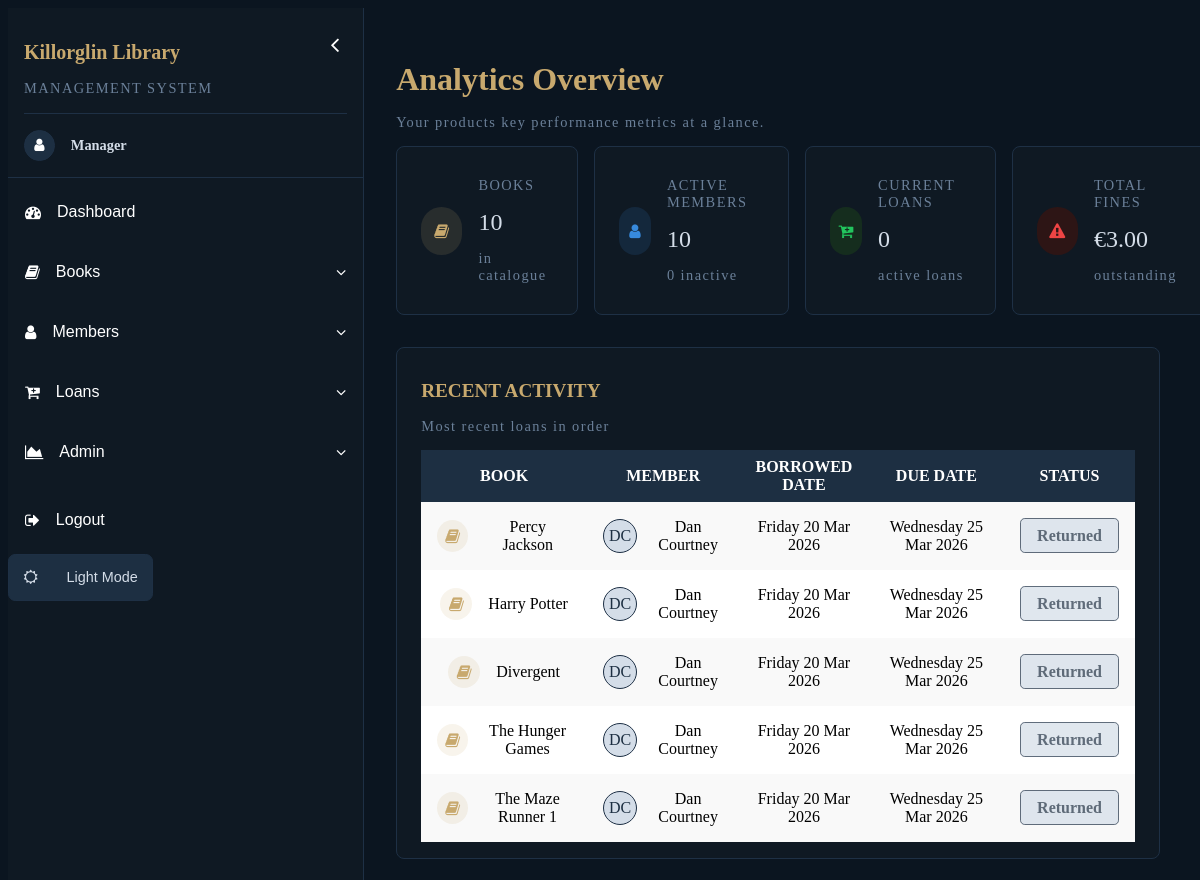
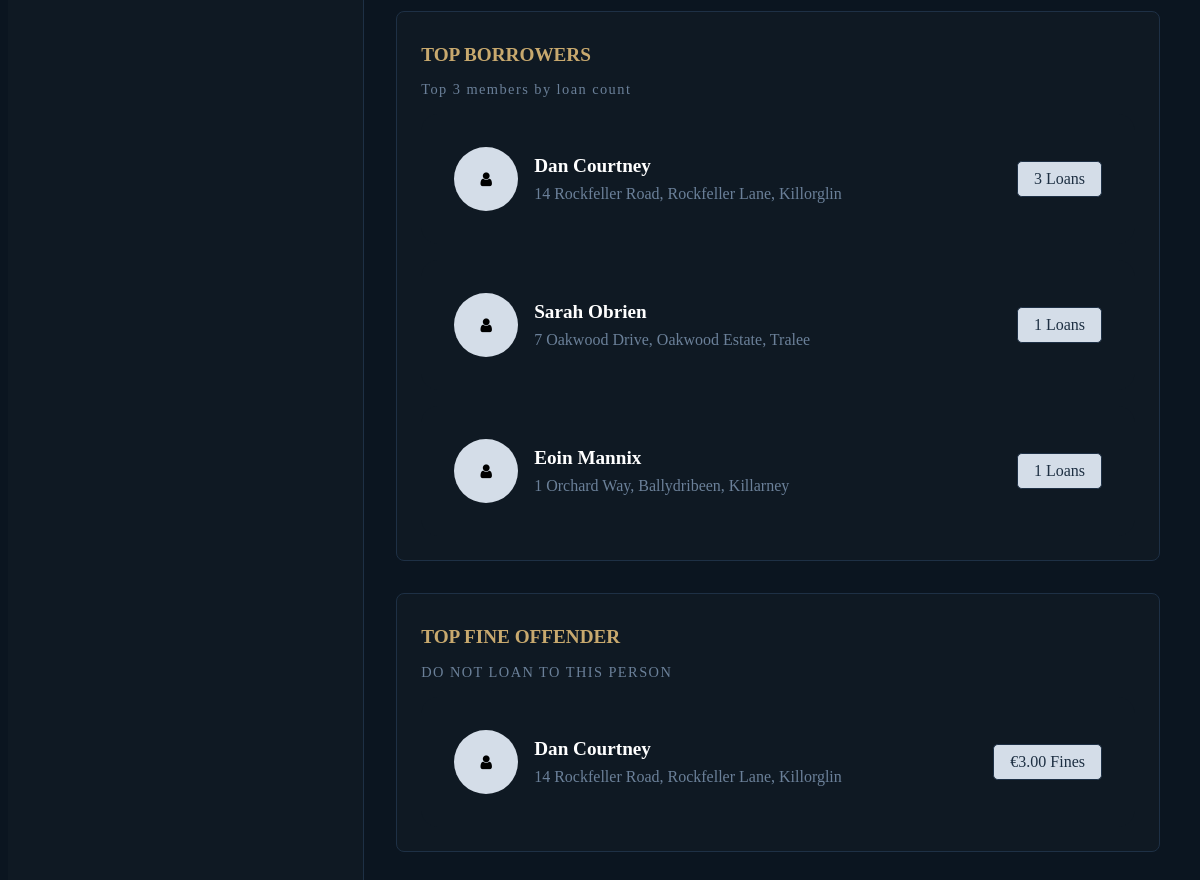
/index.php (signed in), run on the app's committed database (2 pictures, top to bottom).
### tables this page shows
CREATE TABLE `Loans` (
  `LoanID` tinyint(4) NOT NULL AUTO_INCREMENT,
  `LoanDate` date NOT NULL,
  `DueDate` date NOT NULL,
  `MemberID` tinyint(3) NOT NULL,
  PRIMARY KEY (`LoanID`),
  KEY `fk_loans_members` (`MemberID`),
  CONSTRAINT `fk_loans_members` FOREIGN KEY (`MemberID`) REFERENCES `Members` (`MemberID`)
);

CREATE TABLE `Books` (
  `BookID` tinyint(3) NOT NULL AUTO_INCREMENT,
  `Title` varchar(30) NOT NULL,
  `Author` varchar(25) NOT NULL,
  `Description` varchar(30) NOT NULL,
  `ISBN` char(17) NOT NULL,
  `Genre` varchar(20) NOT NULL,
  `Publisher` varchar(25) NOT NULL,
  `PublicationDate` date DEFAULT NULL,
  `Status` enum('A','U') NOT NULL DEFAULT 'A',
  PRIMARY KEY (`BookID`),
  UNIQUE KEY `ISBN` (`ISBN`)
);

CREATE TABLE `Members` (
  `MemberID` tinyint(3) NOT NULL AUTO_INCREMENT,
  `FirstName` varchar(30) NOT NULL,
  `LastName` varchar(30) NOT NULL,
  `DOB` date NOT NULL,
  `Phone` varchar(12) NOT NULL,
  `Email` varchar(40) NOT NULL,
  `AddressLine1` varchar(30) NOT NULL,
  `AddressLine2` varchar(30) DEFAULT NULL,
  `City` varchar(30) NOT NULL,
  `County` varchar(10) NOT NULL,
  `Eircode` char(7) NOT NULL,
  `RegistrationDate` date NOT NULL,
  `Status` enum('A','I') DEFAULT 'A',
  PRIMARY KEY (`MemberID`)
);

### index.php (the view, shortened to what the rows shown need)
<?php
    require_once("config/config.php");
    $recentLoans = $libraryService->getRecentLoans();
    $topBorrowers = $libraryService->getTopBorrowers();
    $fineOffender = $libraryService->getTopFineOffender();
?>
<!DOCTYPE html>
<html lang="en">
<head>
    <link rel="stylesheet" href="public/css/style.css">
    <link rel="stylesheet" href="https://cdnjs.cloudflare.com/ajax/libs/font-awesome/4.7.0/css/font-awesome.min.css">
</head>
<body>
    <?php include_once("inc/navMenu.php"); ?>
    <main class="main">
        <h1>Analytics Overview</h1>
        <div class="dataContainer">
            <div class="recentsContainer">
                <h2>Recent Activity</h2>
                <table>
                    <tr>
                        <th>Book</th>
                        <th>Member</th>
                        <th>Borrowed Date</th>
                        <th>Due Date</th>
                        <th>Status</th>
                    </tr>
                    <?php foreach($recentLoans as $recent) : ?>
                        <tr>
                            <td>
                                <div class="recentBookContainer">
                                    <i class="fa fa-book"></i>
                                    <?php echo htmlspecialchars($recent['book']->getTitle()); ?>
                                </div>
                            </td>
                            <td>
                                <div class="recentMemberContainer">
                                    <div class="recentMemberInitials">
                                        <?php echo htmlspecialchars($recent['member']->getFirstName()[0]) . htmlspecialchars($recent['member']->getLastName()[0]); ?>
                                    </div>
                                    <?php echo htmlspecialchars($recent['member']->getFirstName()) . " " . htmlspecialchars($recent['member']->getLastName()); ?>
                                </div>
                            </td>
                            <td><?php echo htmlspecialchars($recent['loanDate']) ?></td>
                            <td><?php echo htmlspecialchars($recent['dueDate']) ?></td>
                            <td>
                                <?php echo empty($recent['returnDate'])
                                    ? "<span class='loanedStatus'>Loaned</span>"
                                    : "<span class='returnedStatus'>Returned</span>";  ?>
                            </td>
                        </tr>
                    <?php endforeach; ?>
                </table>
            </div>
            <div class="leaderboardContainer">
                <h2>Top Borrowers</h2>
                <?php foreach($topBorrowers as $topBorrower) : ?>
                    <div class="memberContainer">
                        <div class="memberCardLeft">
                            <div class="memberIcon">
                                <i class="fa fa-user"></i>
                            </div>
                            <div class="memberCardInfo">
                                <h3 class="memberCardName"><?php echo htmlspecialchars($topBorrower["member"]->getFirstName()) . " " . htmlspecialchars($topBorrower["member"]->getLastName()); ?></h3>
                                <span class="memberCardId"><?php echo htmlspecialchars($topBorrower["member"]->getAddressLine1()) . ", " . htmlspecialchars($topBorrower["member"]->getAddressLine2()) . ", " . htmlspecialchars($topBorrower["member"]->getCity()); ?></span>
                            </div>
                        </div>
                        <div class="memberCardCount">
                            <?php echo htmlspecialchars($topBorrower["loanCount"]); ?> Loans
                        </div>
                    </div>
                <?php endforeach; ?>
            </div>
            <div class="leaderboardContainer">
                <h2>Top Fine Offender</h2>
                <div class="memberContainer">
                    <div class="memberCardLeft">
                        <div class="memberCardInfo">
                            <h3 class="memberCardName"><?php echo htmlspecialchars($fineOffender["FirstName"]) . " " . htmlspecialchars($fineOffender["LastName"]); ?></h3>
                            <span class="memberCardId"><?php echo htmlspecialchars($fineOffender["AddressLine1"]) . ", " . htmlspecialchars($fineOffender["AddressLine2"]) . ", " . htmlspecialchars($fineOffender["City"]); ?></span>
                        </div>
                    </div>
                </div>
            </div>
        </div>
    </main>
</body>
</html>

### data on the page
loans: books.Title "Percy Jackson", MemberID.FirstName "D", MemberID.LastName "C", MemberID.FirstName "Dan", MemberID.LastName "Courtney", loanDate "Friday 20 Mar 2026", dueDate "Wednesday 25 Mar 2026", books.Title "Harry Potter", books.Title "Divergent", books.Title "The Hunger Games", books.Title "The Maze Runner 1"
members: FirstName "Dan", LastName "Courtney", AddressLine1 "14 Rockfeller Road", AddressLine2 "Rockfeller Lane", City "Killorglin", loanCount "3"
members: FirstName "Sarah", LastName "Obrien", AddressLine1 "7 Oakwood Drive", AddressLine2 "Oakwood Estate", City "Tralee", loanCount "1"
members: FirstName "Eoin", LastName "Mannix", AddressLine1 "1 Orchard Way", AddressLine2 "Ballydribeen", City "Killarney", loanCount "1"

### other printed values
$_SESSION['username'] "Manager"
$totalBooks "10"
$totalActiveMembers "10"
$totalInactiveMembers "0"
$totalLoans "0"
$totalFines "3.00"
$fineOffender["Total_Fine"] "3.00"
